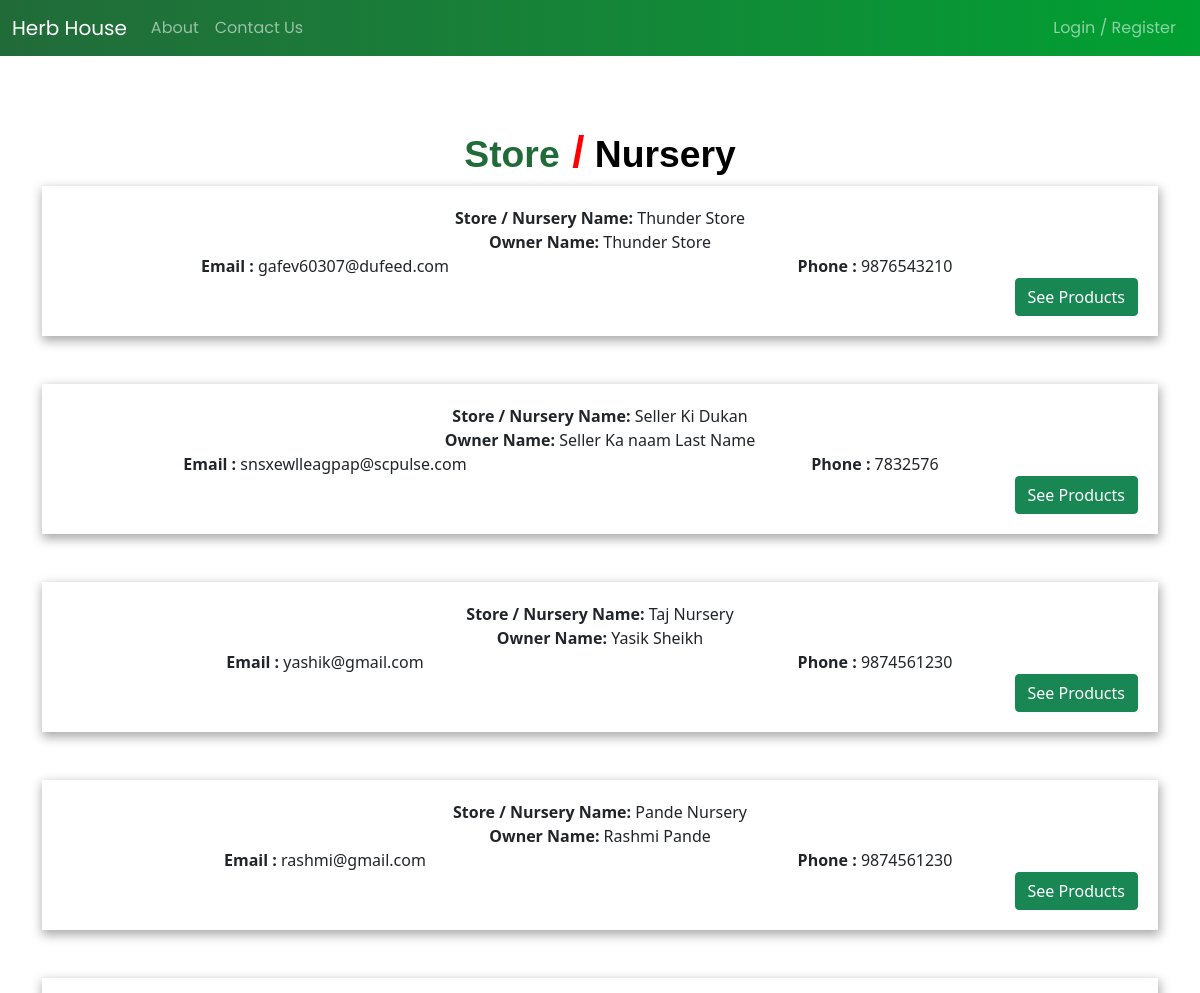
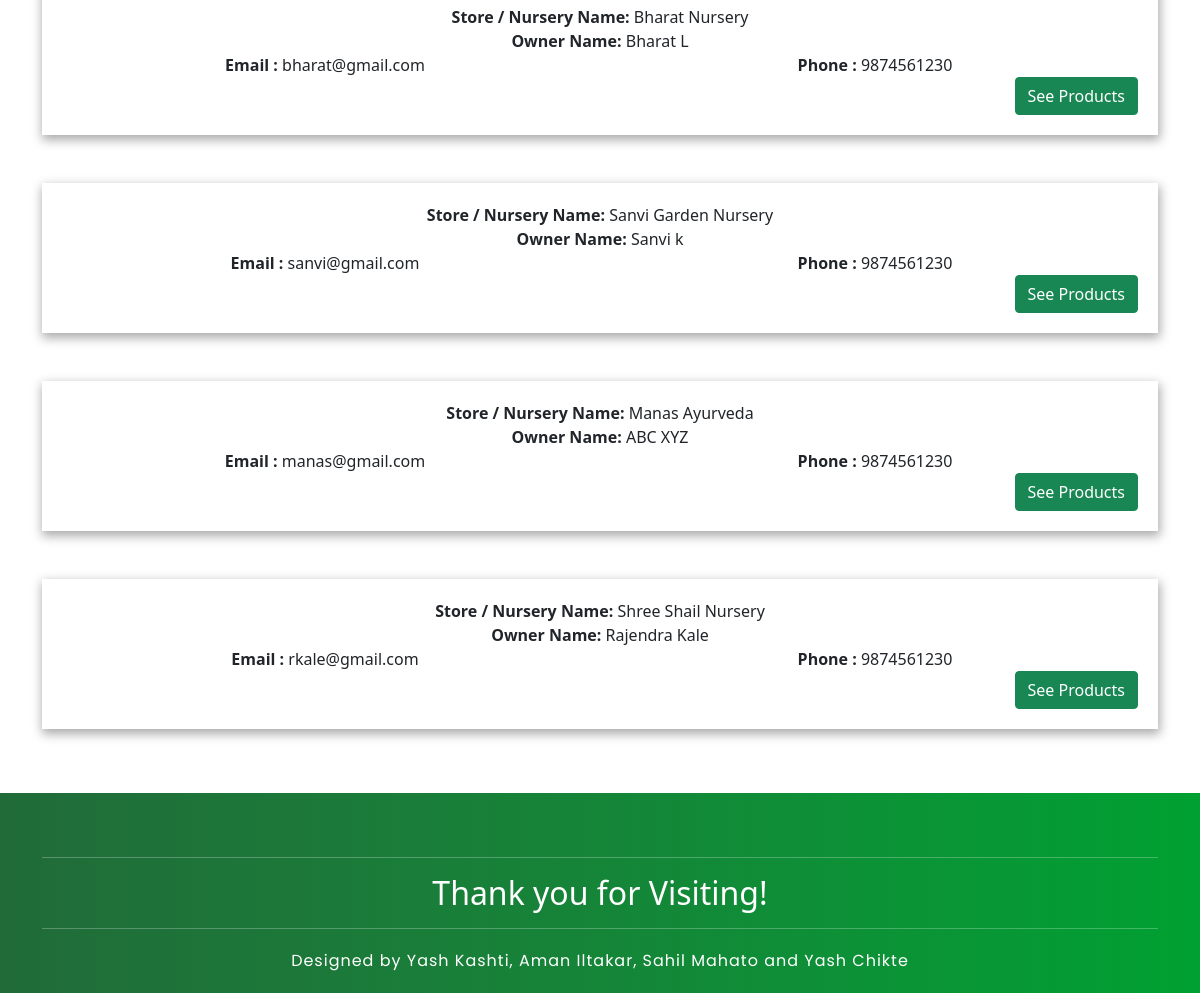
The page /storelist/ on the database its author committed (2 pictures, top to bottom).
### mainapp/models.py (models this page shows, shortened)
class Seller(models.Model):
    user = models.OneToOneField(User, on_delete=models.CASCADE)
    store_name = models.CharField(max_length=100, default="none")
    phone = models.CharField(max_length=12)
    profile_image = models.ImageField(null=True, upload_to="mainapp/images/",
                                      default="mainapp/images/")

### mainapp/views.py (the view)
# urls.py: path("storelist/", views.storeList, name="storeList"),
def storeList(request):
    props = Seller.objects.all()
    return render(request, 'mainapp/sellerlist.html', {'props': props})

### mainapp/templates/mainapp/sellerlist.html (shortened to what this page needs)
{% extends 'mainapp/basic.html' %}
{% block body %}
<div class="container">
  <div class="row">
    <div class="col text-center">
      <div class="row  mt-5 pt-3">
        <div class="col text-center">
            <h2 class="loginheading"><span class="loginheading1">Store</span> <span class="loginheading3">/</span><span class="loginheading2"> Nursery</span>
            </h2>
        </div>
      </div>
      {% for nursery in props reversed %}
      <div class="row mb-5">
        <div class="col text-left">
          <div class="nurserydetails">
            <div class="row">
              <div class="col">
                <strong>Store / Nursery Name: </strong> {{nursery.store_name}}
              </div>
            </div>
            <div class="row">
              <div class="col">
                <strong>Owner Name: </strong> {{nursery.user.first_name}} {{nursery.user.last_name}}
              </div>
            </div>
            <div class="row">
              <div class="col">
                <strong>Email : </strong> {{nursery.user.email}}
              </div>
              <div class="col">
                <strong>Phone : </strong> {{nursery.phone}}
              </div>
            </div>
            <div class="row justify-content-end">
              <div class="col viewdetails"><button class="btn btn-success" onClick="window.location='{{nursery.user.username}}';">See Products</button>
              </div>
            </div>
          </div>
        </div>
      </div>
      {% endfor %}
    </div>
  </div>
</div>
{% endblock %}

### rows shown on the page
Seller: store_name "Thunder Store", user.first_name "Thunder", user.last_name "Store", user.email "gafev60307@dufeed.com", phone "9876543210"
Seller: store_name "Seller Ki Dukan", user.first_name "Seller Ka naam", user.last_name "Last Name", user.email "snsxewlleagpap@scpulse.com", phone "7832576"
Seller: store_name "Taj Nursery", user.first_name "Yasik", user.last_name "Sheikh", user.email "yashik@gmail.com", phone "9874561230"
Seller: store_name "Pande Nursery", user.first_name "Rashmi", user.last_name "Pande", user.email "rashmi@gmail.com", phone "9874561230"
Seller: store_name "Bharat Nursery", user.first_name "Bharat", user.last_name "L", user.email "bharat@gmail.com", phone "9874561230"
Seller: store_name "Sanvi Garden Nursery", user.first_name "Sanvi", user.last_name "k", user.email "sanvi@gmail.com", phone "9874561230"
Seller: store_name "Manas Ayurveda", user.first_name "ABC", user.last_name "XYZ", user.email "manas@gmail.com", phone "9874561230"
Seller: store_name "Shree Shail Nursery", user.first_name "Rajendra", user.last_name "Kale", user.email "rkale@gmail.com", phone "9874561230"
